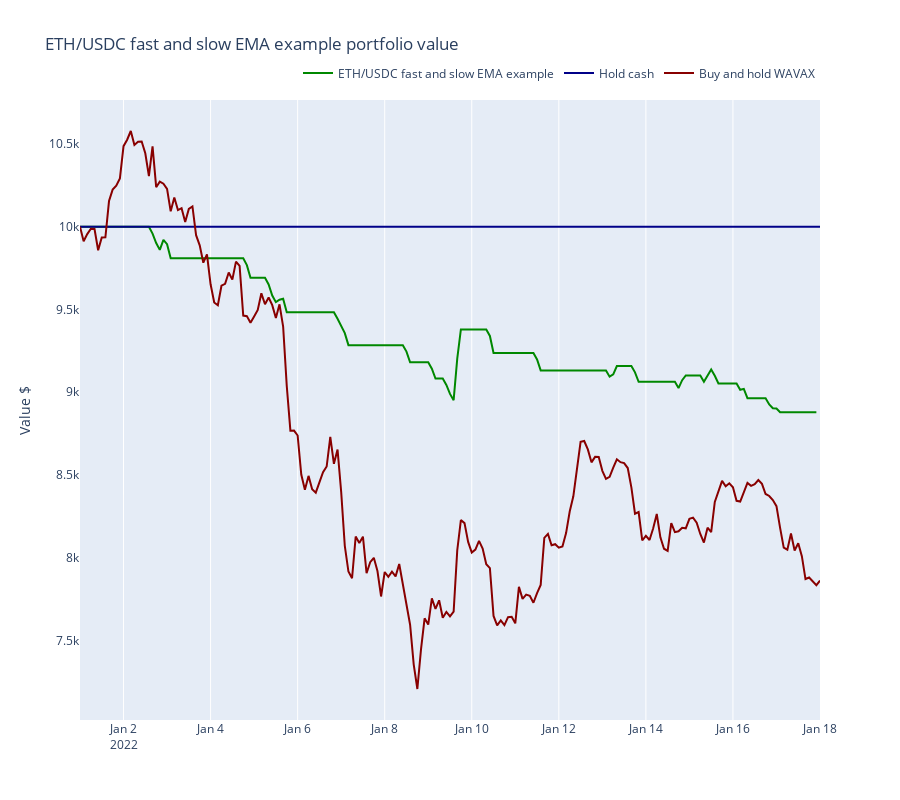

The code cell stored with this chart in its notebook:
### Code cell
from tradeexecutor.visual.benchmark import visualise_benchmark

traded_pair = universe.universe.pairs.get_single()

fig = visualise_benchmark(
    state.name,
    portfolio_statistics=state.stats.portfolio,
    all_cash=state.portfolio.get_initial_deposit(),
    buy_and_hold_asset_name=traded_pair.base_token_symbol,
    buy_and_hold_price_series=universe.universe.candles.get_single_pair_data()["close"],
    start_at=START_AT,
    end_at=END_AT,
    height=800
)

fig.show()

### Figure 1 — Plotly figure (JSON) as saved in the notebook; plotly's stock layout.template omitted (floating-point values rounded to 4 significant figures; data arrays with more than 128 entries replaced by an {"elided": "..."} marker saying what was removed)
{"data": [{"line": {"color": "#008800"}, "mode": "lines", "name": "ETH/USDC fast and slow EMA example", "type": "scatter", "x": {"elided": "204 str values"}, "y": {"elided": "204 float values"}}, {"line": {"color": "#000088"}, "mode": "lines", "name": "Hold cash", "type": "scatter", "x": ["2022-01-01T00:00:00", "2022-01-18T00:00:00"], "y": [10000, 10000]}, {"line": {"color": "#880000"}, "mode": "lines", "name": "Buy and hold WAVAX", "type": "scatter", "x": {"elided": "205 str values"}, "y": {"elided": "205 float values"}}], "layout": {"height": 800, "legend": {"orientation": "h", "x": 1, "xanchor": "right", "y": 1.02, "yanchor": "bottom"}, "title": {"text": "ETH/USDC fast and slow EMA example portfolio value"}, "xaxis": {"rangeslider": {"visible": false}}, "yaxis": {"showgrid": false, "title": {"text": "Value $"}}}}
